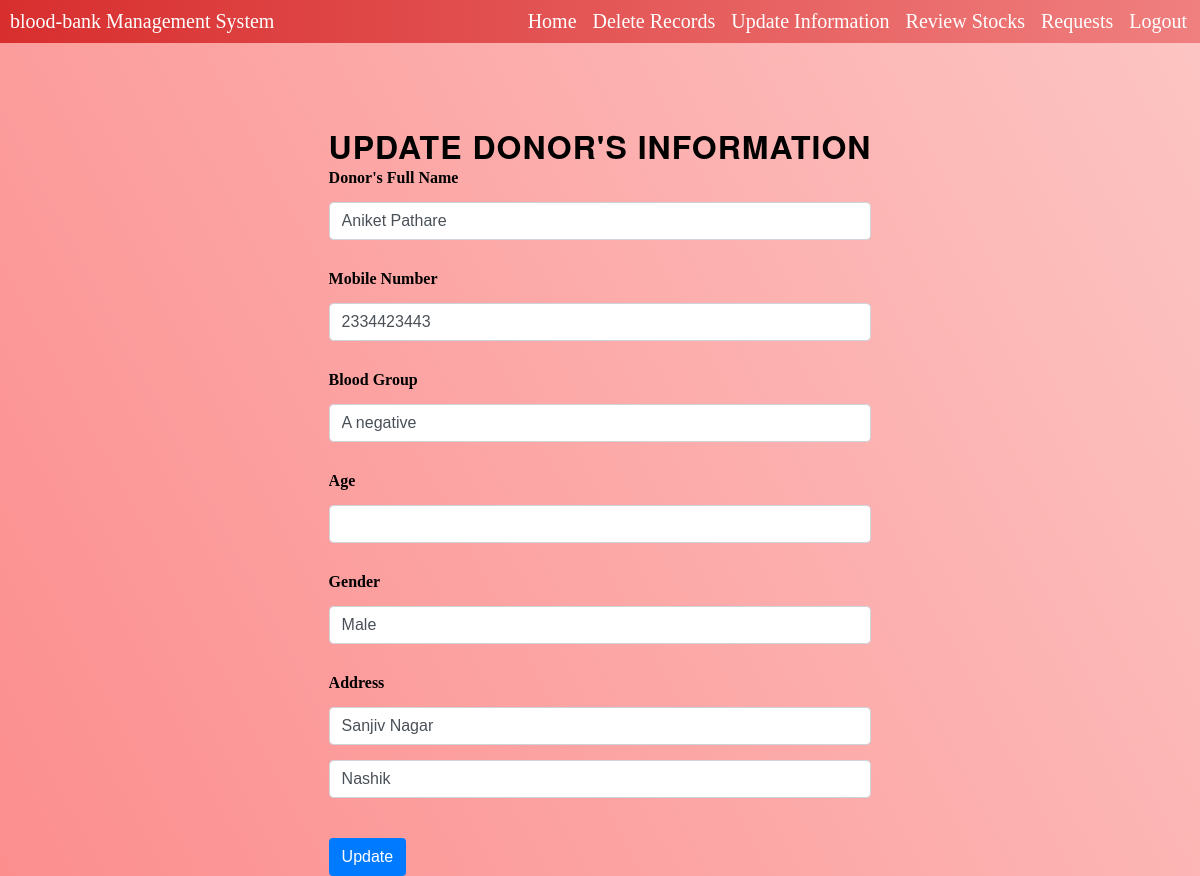
The page /updateuser.php?donor_id=2 on the database its author committed.
### tables this page shows
CREATE TABLE `donors` (
  `donor_id` int(11) NOT NULL,
  `donor_name` varchar(50) NOT NULL,
  `mobile_no` varchar(25) NOT NULL,
  `bloodgroup` varchar(20) NOT NULL,
  `dob` date NOT NULL,
  `gender` varchar(11) NOT NULL,
  `city` varchar(25) NOT NULL,
  `address` varchar(100) NOT NULL,
  `admin_id` int(11) DEFAULT NULL,
  `member_id` int(15) DEFAULT NULL
);

### updateuser.php (the view, shortened to what this page needs)
<!DOCTYPE html>
<html lang="en">
<head>
    <link rel="stylesheet" href="css/style2.css">
</head>
<body>
    <?php include 'Navbar.php' ?>
    <?php
    $servername = "localhost";
    $username = "root";
    $password = "";
    $db = "blood-bank";
    $mysqli = new mysqli($servername, $username, $password, $db);
    $donor_id = $_GET["donor_id"];
    $sql = "SELECT * FROM donors WHERE donor_id='$donor_id'";
    $result = $mysqli->query($sql);
    if ($result->num_rows > 0) {
        while ($row = $result->fetch_assoc()) {
            $donor_name = $row["donor_name"];
            $mobile_no = $row["mobile_no"];
            $bloodgroup = $row["bloodgroup"];
            $age = $row["age"];
            $gender = $row["gender"];
            $address = $row["address"];
            $city = $row["city"];
        }
    } else {
        echo "0 results";
    }
    ?>
    <div class="container-fluid justify-content-center">
        <div class="row justify-content-center">
            <div class="col-lg-6" style="align-items: center;">
                <h1 class="intro-text text-center">Update Donor's Information</h1>
                <form action="updateuserm.php" method="post">
                    <div class="form-row">
                        <div class="form-group col-md-6">
                            <label for="donor_name">Donor's Full Name</label>
                        </div>
                        <div class="form-group col-md-6 ">
                            <input type="text" class="form-control" id="donor_name" value="<?php echo $donor_name; ?>" name="donor_name">
                        </div>
                    </div>
                    <div class="form-row">
                        <div class="form-group col-md-6">
                            <label for="mobile_no">Mobile Number</label>
                        </div>
                        <div class="form-group col-md-6 ">
                            <input type="text" class="form-control" id="mobile_no" name="mobile_no" value="<?php echo $mobile_no; ?>">
                        </div>
                    </div>
                    <div class="form-row">
                        <div class="form-group col-md-6">
                            <label for="bloodgroup">Blood Group</label>
                        </div>
                        <div class="form-group col-md-6">
                            <input id="bloodgroup" name="bloodgroup" class="form-control" value="<?php echo $bloodgroup; ?>">
                        </div>
                    </div>
                    <div class="form-row">
                        <div class="form-group col-md-6">
                            <label for="age">Age</label>
                        </div>
                        <div class="form-group col-md-6">
                            <input type="text" class="form-control" id="age" name="age" value="<?php echo $age; ?>">
                        </div>
                    </div>
                    <div class="form-row">
                        <div class="form-group col-md-6">
                            <label for="gender">Gender</label>
                        </div>
                        <div class="form-group col-md-6">
                            <input id="gender" name="gender" class="form-control" value="<?php echo $gender; ?>">
                        </div>
                    </div>
                    <div class="form-row">
                        <div class="form-group col-md-3">
                            <label for="address">Address</label>
                        </div>
                        <div class="form-group col-md-7">
                            <input type="text" class="form-control" id="address" name="address" value="<?php echo $address; ?>">
                        </div>
                        <div class="form-group col-md-2">
                            <input type="text" class="form-control" id="city" name="city" value="<?php echo $city; ?>">
                        </div>
                    </div>
                    <input type="submit" value="Update">
                </form>
            </div>
        </div>
    </div>
    <?php require_once "footer.php" ?>
</body>
</html>

### css/style2.css (style rules this page uses)
body { background-color: #fc8e8e; background-image: linear-gradient(62deg, #fc8e8e 0%, #fcc5c3 100%); }

### css/style.css (style rules this page uses)
h1, h2, h3, h4, h5, h6 { text-transform: uppercase; font-family: "Josefin Slab", "Helvetica Neue", Helvetica, Arial, sans-serif; font-weight: 700; letter-spacing: 1px; }

### updateuser.php (style rules this page uses)
.container-fluid { padding-top: 80px; }
.row.justify-content-center { display: flex; justify-content: center; }
.col-lg-6 { align-items: center; }
h1.intro-text { text-align: center; }
.form-row { margin-bottom: 15px; }
.form-group { margin-bottom: 15px; }
label { font-weight: bold; }
.form-control { display: block; width: 100%; padding: 0.375rem 0.75rem; font-size: 1rem; line-height: 1.5; color: #495057; background-color: #fff; background-clip: padding-box; border: 1px solid #ced4da; border-radius: 0.25rem; transition: border-color 0.15s ease-in-out, box-shadow 0.15s ease-in-out; }
input[type="submit"] { display: inline-block; padding: 0.375rem 0.75rem; margin-top: 10px; font-size: 1rem; font-weight: 400; line-height: 1.5; color: #fff; background-color: #007bff; background-image: none; border: 1px solid transparent; border-radius: 0.25rem; transition: color 0.15s ease-in-out, background-color 0.15s ease-in-out, border-color 0.15s ease-in-out, box-shadow 0.15s ease-in-out; }

### Navbar.php (style rules this page uses)
* { padding: 0; margin: 0; box-sizing: border-box; overflow-x: hidden; }

### rows shown on the page
donors: donor_name "Aniket Pathare", mobile_no "2334423443", bloodgroup "A negative", gender "Male", address "Sanjiv Nagar", city "Nashik"
